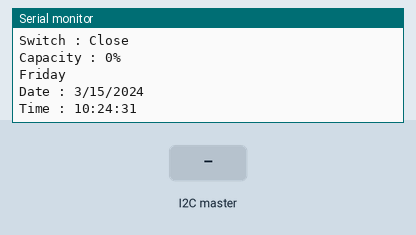
A sketch run on a simulated Arduino Uno, built with avr-gcc and run on an emulated ATmega328P. Shown: the last lines printed to the serial monitor. Inputs (shaded band) come from the test bench. The local clock reads 2024-03-15 10:24:30 at power-on unless the sketch sets it.

Above: at 1.2 s.
1.3 s: the I2C master sends the byte 1
At 1.9 s:
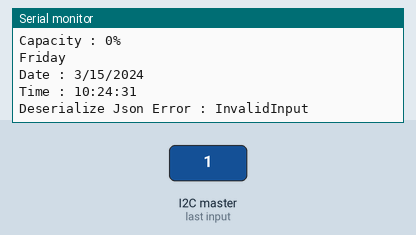
2.8 s: the I2C master sends the byte 0
At 2.96 s:
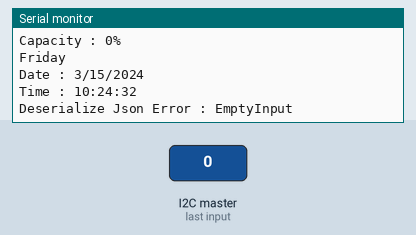
Timing chart, 0 to 5.8 s (numbered marks = the images above; inputs shaded):
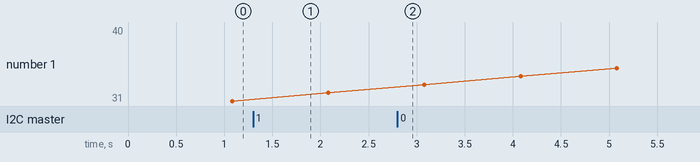

Measured:
- after the input at 1.3 s, the serial monitor: prints a new line at once (image 1)
- after the input at 2.8 s, the serial monitor: prints a new line at once (image 2)

The sketch:

atmega328p.ino
```cpp
/*! @file atmega328p.ino (program main arduino ide)
 *  @version 1.0.0
*/

#include "main.h"

void setup() {
  // put your setup code here, to run once:
  MyProgram::setup();
}

void loop() {
  // put your main code here, to run repeatedly:
  MyProgram::loop();
}
```

DS3231rtc.hpp
```cpp
/*! @file DS3231rtc.hpp
 *  @version 1.0.0
*/

#pragma once

#include <Arduino.h>
#include <SPI.h>
#include <RTClib.h>

class DS3231rtc {
public:
  void begin() {
    while (!this->__rtc__.begin()) {
      Serial.println(F("Status : Couldn't find RTC"));
      delay(100);
    }

    if (this->__rtc__.lostPower()) {
      Serial.println(F("Status : RTC Lost Power, setting the time!"));
      this->__rtc__.adjust(DateTime(F(__DATE__), F(__TIME__)));
    }
  }

  DateTime DSnow() {
    return this->__rtc__.now();
  }

  // function to manual adjust RTC time
  void manualAdjust(
    uint8_t month, uint8_t day, uint16_t year,
    uint8_t hour, uint8_t minute, uint8_t second)
  {
    this->__rtc__.adjust(DateTime(year, month, day, hour, minute, second));
  }

  // function to automatically adjust RTC time
  void autoAdjust() {
    this->__rtc__.adjust(DateTime(F(__DATE__), F(__TIME__)));
  }

  // function to get the current date
  template <typename T> void date(T* month, T* day, T* year) {
    this->__now__ = this->__rtc__.now();
    if (month != nullptr) *month = this->__now__.month();
    if (day != nullptr)   *day   = this->__now__.day();
    if (year != nullptr)  *year  = this->__now__.year();
  }

  // function to get the current time
  template <typename T> void time(T* hour, T* minute, T* second) {
    this->__now__ = this->__rtc__.now();
    if (hour != nullptr)   *hour   = this->__now__.hour();
    if (minute != nullptr) *minute = this->__now__.minute();
    if (second != nullptr) *second = this->__now__.second();
  }

  // function to get the date as a string
  String datestr(void) {
    return String(this->__rtc__.now().month()) + "/" + String(this->__rtc__.now().day()) + "/" + String(this->__rtc__.now().year());
  }

  // function to get the time as a string
  String timestr(void) {
    return String(this->__rtc__.now().hour()) + ":" + String(this->__rtc__.now().minute()) + ":" + String(this->__rtc__.now().second());
  }

  // function to get day of week
  String getDayOfWeek(void) {
    return this->listDayOfWeek[this->__rtc__.now().dayOfTheWeek()];
  }

private:
  char listDayOfWeek[7][12] = {"Sunday", "Monday", "Tuesday", "Wednesday", "Thursday", "Friday", "Saturday"};
  RTC_DS3231 __rtc__;  // RTC object
  DateTime __now__;    // DateTime object
};
```

I2C_Slave.cpp
```cpp
/*! @file I2C_Slave.cpp
 *  @version 1.0.0
*/

#include "I2C_Slave.h"

bool __auto_state__, __switch_state__;
int __capacity__;
uint16_t __jsonSize__;

void I2CSlave_getData(int* capacity, bool* auto_state, bool* switch_state) {
  *auto_state   = __auto_state__;
  *switch_state = __switch_state__;
  *capacity     = __capacity__;
}

void receiveEvent(int bytes) {
  String raw_data;
  while (Wire.available()) {
    char c = Wire.read();
    raw_data += c;
  }

  DynamicJsonDocument data(__jsonSize__);
  DeserializationError err = deserializeJson(data, raw_data);
  if (!err) {
    __auto_state__   = data["a"];
    __switch_state__ = data["m"];
    __capacity__     = data["c"];
  }
  else {
    Serial.print(F("Deserialize Json Error : "));
    Serial.println(err.c_str());
  }
}

void I2CSlave_Init(uint8_t address, uint16_t jsonSize) {
  __jsonSize__ = jsonSize;
  Wire.begin(address);
  Wire.onReceive(receiveEvent);
}
```

I2C_Slave.h
```cpp
/*! @file I2CProgram.h
 *  @version 1.0.0
*/

#pragma once

#include <Arduino.h>
#include <ArduinoJson.h>
#include <Wire.h>

extern void I2CSlave_Init(uint8_t address, uint16_t jsonSize);
extern void I2CSlave_getData(int* capacity, bool* auto_state, bool* switch_state);
```

Stepper.hpp
```cpp
/*! @file Stepper.hpp
 *  @version 1.0.0
*/

#pragma once

#include <Arduino.h>
#include <Stepper.h>

class MyStepper {
public:
  MyStepper(uint32_t number_of_steps, uint8_t motor_pin_1,
            uint8_t motor_pin_2, uint8_t motor_pin_3, uint8_t motor_pin_4) :
  __myStepper__(number_of_steps, motor_pin_1, motor_pin_2, motor_pin_3, motor_pin_4)
  {
    this->__number_of_steps__ = number_of_steps;
  }

  void setSpeed(uint32_t whatSpeed) {
    __myStepper__.setSpeed(whatSpeed);
  }

  void step(int degress) {
    __myStepper__.step(this->stepsToDegress(degress));
  }

private:
  Stepper __myStepper__;
  uint32_t __number_of_steps__;

  float stepsToDegress(int degress) {
    return ((float)this->__number_of_steps__ * ((float)degress / 360.0));
  }
};
```

main.cpp
```cpp
/*! @file main.cpp
 *  @version 1.0.0
*/

#include "main.h"

// String Timer1, Timer2, Timer3;
bool auto_state, switch_state;
int capacity;

void MyProgram::__autoFeeder__(void) {
  for (const auto listTime : ListTime) {
    if ((unsigned long) (millis() - this->LastTimeRTC) >= 1000) {
      this->LastTimeRTC = millis();
      if (this->rtc.timestr() == listTime) {
        this->stateStepper1 = true;
        this->LastTimeStepper1 = millis();
      }
    }
  }

  if (this->stateStepper1) {
    /*
    for (int i = 0; i < 4; i++) {
      if ((unsigned long)(millis() - this->LastTimeStepper1) <= 3000) {
        this->stepper.step(DEGRESS_STEPPER);
      }

      if ((unsigned long)(millis() - this->LastTimeStepper1) > 6000 && (unsigned long)(millis() - this->LastTimeStepper1) <= 9000)
      {
        this->stepper.step(-DEGRESS_STEPPER);
      }

      this->stateStepper1 = (i == 3 ? false : true);
    }
    */

    if ((unsigned long)(millis() - this->LastTimeStepper1) <= 3000) {
      this->stepper.step(DEGRESS_STEPPER);
    }

    if ((unsigned long)(millis() - this->LastTimeStepper1) > 6000 && (unsigned long)(millis() - this->LastTimeStepper1) <= 9000)
    {
      this->stepper.step(-DEGRESS_STEPPER);
      this->stateStepper1 = false;
    }
  }
}

void MyProgram::__manualFeeder__(void) {
  if (this->stateStepper2 && (unsigned long)(millis() - this->LastTimeStepper2) <= 3000)
  {
    this->stepper.step(DEGRESS_STEPPER);
  }

  if (this->stateStepper2 && (unsigned long)(millis() - this->LastTimeStepper2) > 6000 && (unsigned long)(millis() - this->LastTimeStepper2) <= 9000)
  {
    this->stepper.step(-DEGRESS_STEPPER);
    this->stateStepper2 = false;
  }
}

void MyProgram::__monitor__(void) {
  if ((unsigned long)(millis() - this->LastTimeMonitor) >= 1000) {
    this->LastTimeMonitor = millis();

    Serial.print(F("AUTO : "));
    Serial.println(auto_state ? F("Enable") : F("Disable"));
    Serial.print(F("Switch : "));
    Serial.println(switch_state ? F("Open") : F("Close"));

    Serial.println();
    Serial.print(F("Capacity : "));
    Serial.print(capacity);
    Serial.println(F("%"));

    Serial.println();
    Serial.println(this->rtc.getDayOfWeek());
    Serial.print(F("Date : "));
    Serial.println(this->rtc.datestr());
    Serial.print(F("Time : "));
    Serial.println(this->rtc.timestr());
  }
}

void MyProgram::__setup__(void) {
  Serial.begin(9600);
  // serialData.begin(9600);
  I2CSlave_Init(I2C_MASTER_ADDR, JSONSIZE);

  this->stepper.setSpeed(SPEED_STEPPER);
  this->rtc.begin();
}

void MyProgram::__main__(void) {
  // get data from nodemcu
  I2CSlave_getData(&capacity, &auto_state, &switch_state);
  this->__monitor__();

  if (capacity > 0) {
    if (auto_state) {
      this->__autoFeeder__();
    }

    if (!auto_state && switch_state) {
      this->LastTimeStepper2 = millis();
      this->stateStepper2 = true;
      this->__manualFeeder__();
    }
  }

  delayMicroseconds(50);
}

void MyProgram::__debug__() {
  // get data from nodemcu
  // serialData.reqData();
  // serialData.getData(50);
  // serialData.getBlynkCmd(&auto_state, &switch_state);
  // serialData.getTimeAuto(&Timer1, &Timer2, &Timer3);
  // capacity = serialData.getCapacity();

  I2CSlave_getData(&capacity, &auto_state, &switch_state);

  this->__monitor__();

  delayMicroseconds(50);
}
```

main.h
```cpp
/*! @file main.h
 *  @version 1.0.0
*/

#pragma once

#include <Arduino.h>
#include "Stepper.hpp"
#include "DS3231rtc.hpp"
// #include "SerialData.h"
#include "I2C_Slave.h"
#include "variable.h"

#define STEPS 2048

class MyProgram {
public:
  static MyProgram& instance() {
    static MyProgram instance;
    return instance;
  }

  static void setup() {
    instance().__setup__();
  }

  static void loop() {
    instance().__main__();
    // instance().__debug__();
  }

private:
  String __Timer1__, __Timer2__, __Timer3__;
  MyStepper stepper = MyStepper(
    STEPS,
    PINOUT_STEPPER[0],
    PINOUT_STEPPER[1],
    PINOUT_STEPPER[2],
    PINOUT_STEPPER[3]
  );
  DS3231rtc rtc;
  // SerialData serialData = SerialData(RX_TX, TX_RX);

  unsigned long LastTimeRTC = 0, LastTimeMonitor = 0;
  unsigned long LastTimeStepper1 = 0, LastTimeStepper2 = 0;
  bool stateStepper1 = false, stateStepper2 = false;

private:
  void __manualFeeder__(void);
  void __autoFeeder__(void);
  void __monitor__(void);

private:
  void __setup__(void);
  void __main__(void);
  void __debug__(void);
};
```

variable.h
```cpp
/*! @file variable.h
 *  @version 1.0.0
*/

#pragma once

#include <Arduino.h>

// #define RX_TX             3
// #define TX_RX             2

#define TRIG_PIN          5
#define ECHO_PIN          4

inline const int16_t PINOUT_STEPPER[4] = {8, 10, 9, 11};
inline const String ListTime[3]        = {"7:0:0", "12:0:0", "17:0:0"};

#define DEGRESS_STEPPER 360
#define SPEED_STEPPER   10

// don't replace it.. I2C address for nodemcu
#define I2C_MASTER_ADDR 0x08
#define JSONSIZE        200
```
